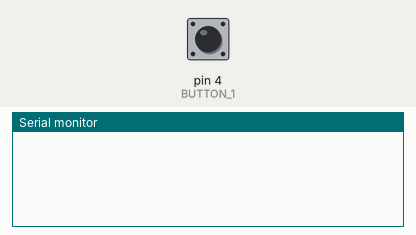
Recording of a sketch running on a simulated Arduino Uno, built with avr-gcc and run on an emulated ATmega328P. Parts: the last lines printed to the serial monitor. The inputs (shaded band) are chosen by the test bench; at power-on: pin 4 (BUTTON_1) LOW.

Above: at 1.2 s.
1.3 s: pin 4 (BUTTON_1) pulled HIGH for 0.15 s
At 2.6 s:
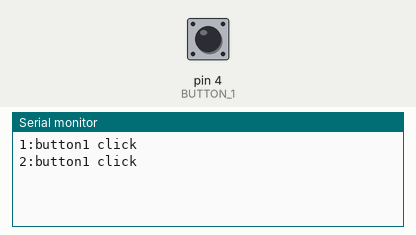
2.9 s: pin 4 (BUTTON_1) pulled HIGH for 1 s
At 5.1 s:
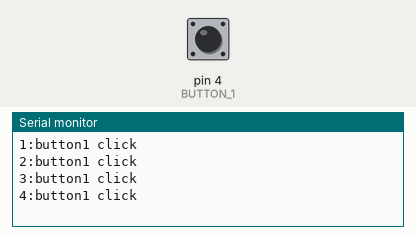
5.4 s: pin 4 (BUTTON_1) pulled HIGH for 0.15 s
At 7.0 s:
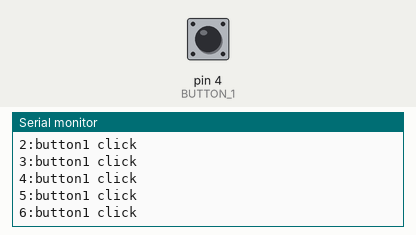
Timing chart, 0 to 8.5 s (numbered marks = the images above; inputs shaded):
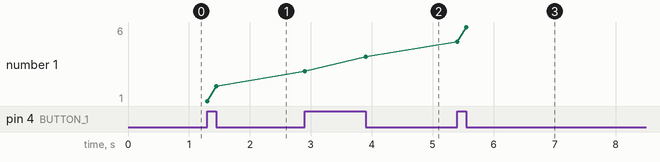

The sketch:

2_5_2.ino
```cpp
#define BUTTON_1 4
#define BUTTON_2 7

int currBtn = 0;
int prevBtn = 0;
int count = 1;
void setup() {
  Serial.begin(9600);
  pinMode(BUTTON_1, INPUT);
  pinMode(BUTTON_2, INPUT);
}

void loop() {
  currBtn = digitalRead(BUTTON_1);

  if (currBtn != prevBtn)
  {
    prevBtn = currBtn;
    Serial.print(count);
    Serial.print(":");
    count++;
    Serial.println("button1 click");
    delay(50);
  }
}
//2_5_2.ino
```

Measured:
- after the input at 1.3 s, the serial monitor: prints a new line at once (image 1)
- after the input at 2.9 s, the serial monitor: prints a new line at once (image 2)
- after the input at 5.4 s, the serial monitor: prints a new line at once (image 3)
- plotted number 1: 2 → 4 after the input at 2.9 s, 4 → 6 after the input at 5.4 s
